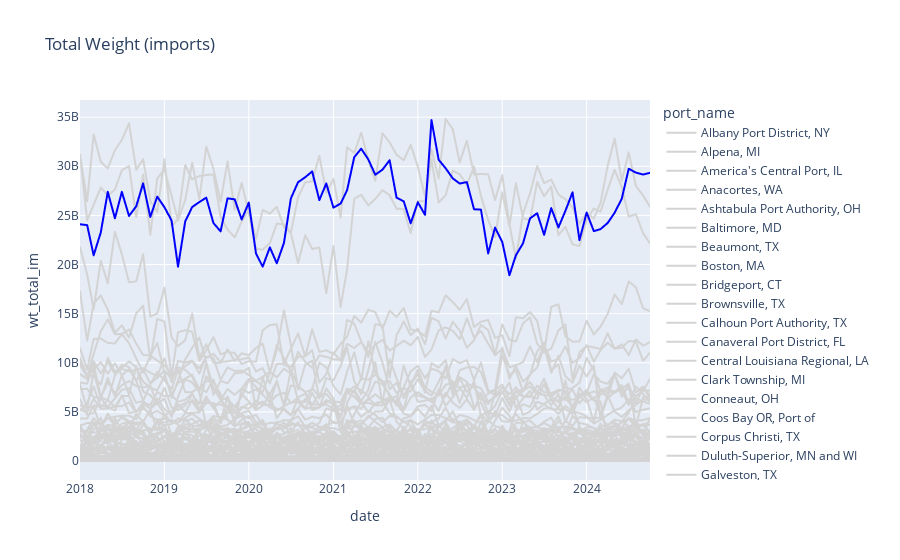

The notebook cell this image was saved under:
### Code cell
fig = px.line(volumes_df.sort('port_name','date'), x='date', y='wt_total_im', 
        title='Total Weight (imports)', color='port_name')
fig.update_traces(line_color='lightgray')
fig.update_traces(patch={'line': {'color': 'blue'}}, 
                          selector=dict(name='Port of Los Angeles, CA'))
fig.show()
